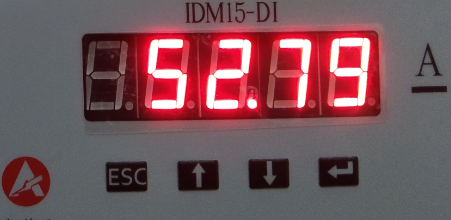
#> input picture datasets/test_2.png, 451 x 220 px, given in place of test_2.jpg, which was not available
$ python test_new.py   (older library calls are emulated)
#> lines starting #> are read from the running program, lines starting #| are printed output that depends on the picture; after the words box and inside, x2 and y2 are one past the last pixel; in counts of white or black regions, pixels touching at a corner belong together; pictures that were not available may be replaced by others from this repository, and a replacement may not be noted
#> further down, im is the input picture: shape (220, 451, 3); mean B, G, R 90.5, 84.9, 118.6
import cv2
import os
import numpy as np
import tensorflow as tf
import random
def thresholding_inv(image):
    # kernel_dilate = cv2.getStructuringElement(cv2.MORPH_RECT,(1, 6))
    kernel_erode = cv2.getStructuringElement(cv2.MORPH_RECT,(1, 1))
    gray = cv2.cvtColor(image, cv2.COLOR_BGR2GRAY)
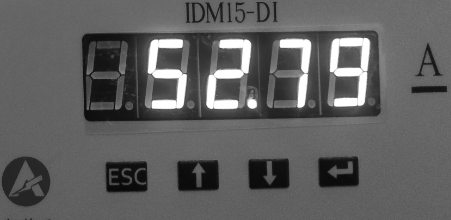
#> gray: shape (220, 451); min 9, max 255, mean 95.7
    ret, bin = cv2.threshold(gray, 220, 255, cv2.THRESH_BINARY)
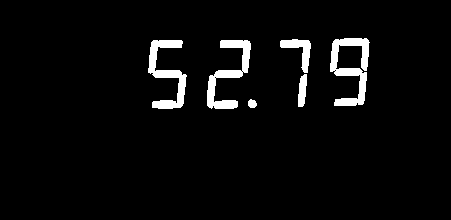
#> bin: shape (220, 451); 4.1% white; 6 white regions, box (x1, y1, x2, y2) and area: (330, 38, 370, 106) 1208, (148, 40, 187, 109) 1076, (207, 40, 251, 109) 1059, (280, 39, 311, 73) 415, (298, 74, 307, 107) 224, (248, 99, 257, 108) 63
    bin = cv2.medianBlur(bin, 3)
#> bin: shape (220, 451); 4.1% white; 5 white regions
    # bin = cv2.erode(bin,kernel_erode)
    bin=cv2.dilate(bin,kernel_erode,iterations = 1)
    return bin

im = cv2.imread('./image/test_2.jpg')# 样图位置，
im_th = thresholding_inv(im)
cv2.imshow('1',im_th)
cv2.waitKey(0)

t=40
_,ctrs, hier = cv2.findContours(im_th.copy(), cv2.RETR_EXTERNAL, cv2.CHAIN_APPROX_SIMPLE)
#> ctrs = 5 contours; box (x1, y1, x2, y2) and area: (330, 38, 369, 106) 1622, (148, 40, 187, 109) 936, (207, 40, 251, 109) 920, (280, 39, 311, 107) 544, (248, 99, 257, 108) 50
rects = [cv2.boundingRect(ctr) for ctr in ctrs]
#> rects = [(248, 99, 9, 9), (207, 40, 44, 69), (148, 40, 39, 69), (280, 39, 31, 68), (330, 38, 39, 68)]

for rect in rects:
    # Draw the rectangles
    cv2.rectangle(im, (rect[0], rect[1]), (rect[0] + rect[2], rect[1] + rect[3]), (0, 255, 0), 3)
    # Make the rectangular region around the digit
    leng1= int(rect[3])
    leng2= int(rect[2])
    pt1 = int(rect[1] )
    pt2 = int(rect[0] )
    roi = im_th[pt1:pt1+leng1, pt2:pt2+leng2]
    # 生成统一尺寸图片，类似于mnist数据集
    roi = cv2.resize(roi, (28, 28), interpolation=cv2.INTER_AREA)
    roi = cv2.dilate(roi, (3, 3))
    cv2.imshow('roi',roi)
    cv2.waitKey(1000)
#> this loop made 5 passes
#> (rect, leng1, leng2, pt1, pt2) on passes 1 to 5: ((248, 99, 9, 9), 9, 9, 99, 248), ((207, 40, 44, 69), 69, 44, 40, 207), ((148, 40, 39, 69), 69, 39, 40, 148), ((280, 39, 31, 68), 68, 31, 39, 280), ((330, 38, 39, 68), 68, 39, 38, 330)
#> pass 1, `roi = cv2.resize(roi, (28, 28), interpolation=cv2.INTER_AREA)`:
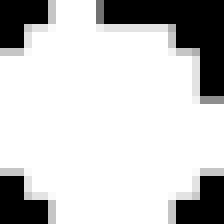
#> roi: shape (28, 28) (shown 8 times larger); min 0, max 255, mean 198.3
#> pass 1, `roi = cv2.dilate(roi, (3, 3))`:
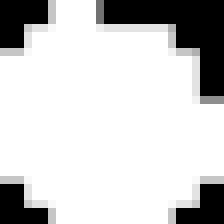
#> roi: shape (28, 28) (shown 8 times larger); min 0, max 255, mean 202.4
#> pass 2, `roi = im_th[pt1:pt1+leng1, pt2:pt2+leng2]`:
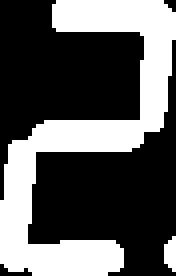
#> roi: shape (69, 44) (shown 4 times larger); 35.7% white; 2 white regions, box (x1, y1, x2, y2) and area: (0, 0, 44, 69) 1063, (41, 59, 44, 68) 21
#> pass 2, `roi = cv2.resize(roi, (28, 28), interpolation=cv2.INTER_AREA)`:
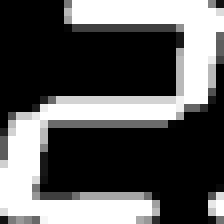
#> roi: shape (28, 28) (shown 8 times larger); min 0, max 255, mean 91
#> after the loop:
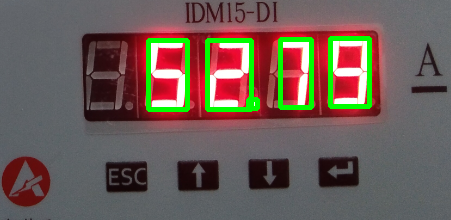
#> im: shape (220, 451, 3); 4.36% of pixels changed, all inside (x1, y1, x2, y2) = (146, 36, 372, 112)
    # [126 lines of commented-out code are left out]

$ run again, with datasets/test_1.png copied over datasets/test_2.png
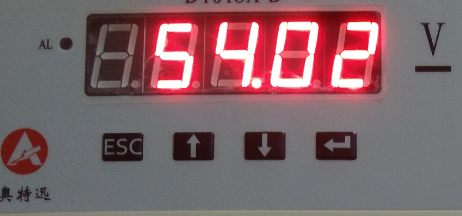
#> input picture datasets/test_1.png, 462 x 216 px, given in place of test_2.jpg, which was not available
#> im is the input picture: shape (216, 462, 3); mean B, G, R 105, 100.7, 128.4
#> in thresholding_inv, `ret, bin = cv2.threshold(gray, 220, 255, cv2.THRESH_BINARY)`:
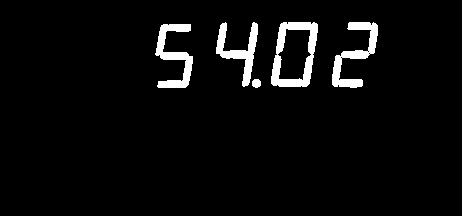
#> bin: shape (216, 462); 4.3% white; 5 white regions, box (x1, y1, x2, y2) and area: (271, 22, 318, 87) 1288, (332, 22, 378, 88) 1038, (155, 24, 193, 88) 1021, (216, 22, 258, 87) 903, (252, 79, 261, 88) 67
#> ctrs = 5 contours; box (x1, y1, x2, y2) and area: (271, 22, 318, 87) 2410, (332, 22, 378, 88) 902, (155, 24, 193, 88) 886, (216, 22, 258, 87) 786, (252, 79, 261, 88) 54
#> rects = [(252, 79, 9, 9), (155, 24, 38, 64), (332, 22, 46, 66), (271, 22, 47, 65), (216, 22, 42, 65)]
#> the loop `for rect in rects:` made 5 passes
#> (rect, leng1, leng2, pt1, pt2) on passes 1 to 5: ((252, 79, 9, 9), 9, 9, 79, 252), ((155, 24, 38, 64), 64, 38, 24, 155), ((332, 22, 46, 66), 66, 46, 22, 332), ((271, 22, 47, 65), 65, 47, 22, 271), ((216, 22, 42, 65), 65, 42, 22, 216)
#> after the loop `for rect in rects:`:
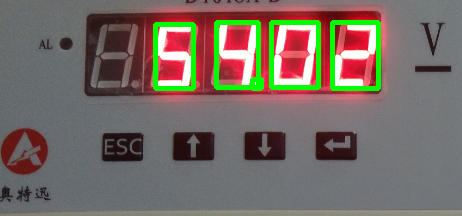
#> im: shape (216, 462, 3); 4.38% of pixels changed, all inside (x1, y1, x2, y2) = (153, 20, 381, 91)

$ run again, with datasets/test_3.png copied over datasets/test_2.png
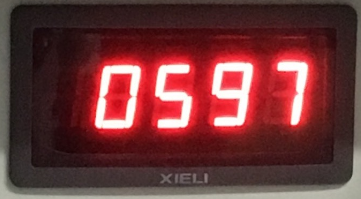
#> input picture datasets/test_3.png, 361 x 199 px, given in place of test_2.jpg, which was not available
#> im is the input picture: shape (199, 361, 3); mean B, G, R 55.8, 54.7, 109.1
#> in thresholding_inv, `ret, bin = cv2.threshold(gray, 220, 255, cv2.THRESH_BINARY)`:
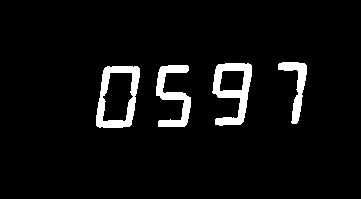
#> bin: shape (199, 361); 5.5% white; 4 white regions, box (x1, y1, x2, y2) and area: (212, 63, 252, 126) 1185, (96, 66, 140, 128) 1152, (156, 65, 191, 127) 958, (278, 62, 307, 124) 637
#> ctrs = 4 contours; box (x1, y1, x2, y2) and area: (96, 66, 140, 128) 2166, (212, 63, 252, 126) 1494, (156, 65, 191, 127) 830, (278, 62, 307, 124) 551
#> rects = [(96, 66, 44, 62), (156, 65, 35, 62), (212, 63, 40, 63), (278, 62, 29, 62)]
#> the loop `for rect in rects:` made 4 passes
#> (rect, leng1, leng2, pt1, pt2) on passes 1 to 4: ((96, 66, 44, 62), 62, 44, 66, 96), ((156, 65, 35, 62), 62, 35, 65, 156), ((212, 63, 40, 63), 63, 40, 63, 212), ((278, 62, 29, 62), 62, 29, 62, 278)
#> after the loop `for rect in rects:`:
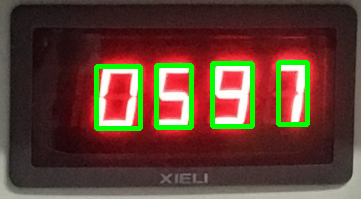
#> im: shape (199, 361, 3); 5.46% of pixels changed, all inside (x1, y1, x2, y2) = (94, 60, 310, 131)

$ run again, with datasets/test_4.png copied over datasets/test_2.png
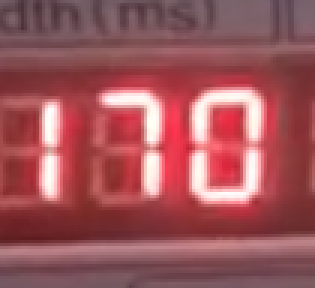
#> input picture datasets/test_4.png, 105 x 96 px, given in place of test_2.jpg, which was not available (shown 3 times larger)
#> im is the input picture: shape (96, 105, 3); mean B, G, R 90.7, 85.4, 157.6
#> ctrs = 6 contours; box (x1, y1, x2, y2) and area: (65, 30, 87, 47) 104, (64, 50, 86, 67) 90, (35, 31, 53, 47) 76, (14, 52, 19, 65) 32, (49, 51, 53, 64) 32, (15, 35, 19, 48) 30
#> rects = [(14, 52, 5, 13), (49, 51, 4, 13), (64, 50, 22, 17), (15, 35, 4, 13), (35, 31, 18, 16), (65, 30, 22, 17)]
#> the loop `for rect in rects:` made 6 passes
#> (rect, leng1, leng2, pt1, pt2) on passes 1 to 6: ((14, 52, 5, 13), 13, 5, 52, 14), ((49, 51, 4, 13), 13, 4, 51, 49), ((64, 50, 22, 17), 17, 22, 50, 64), ((15, 35, 4, 13), 13, 4, 35, 15), ((35, 31, 18, 16), 16, 18, 31, 35), ((65, 30, 22, 17), 17, 22, 30, 65)
#> after the loop `for rect in rects:`:
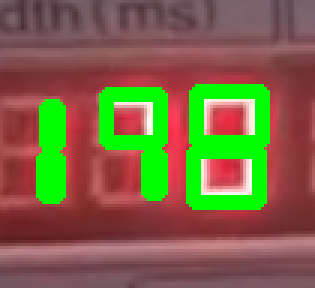
#> im: shape (96, 105, 3) (shown 3 times larger); 14.84% of pixels changed, all inside (x1, y1, x2, y2) = (12, 28, 90, 70)
